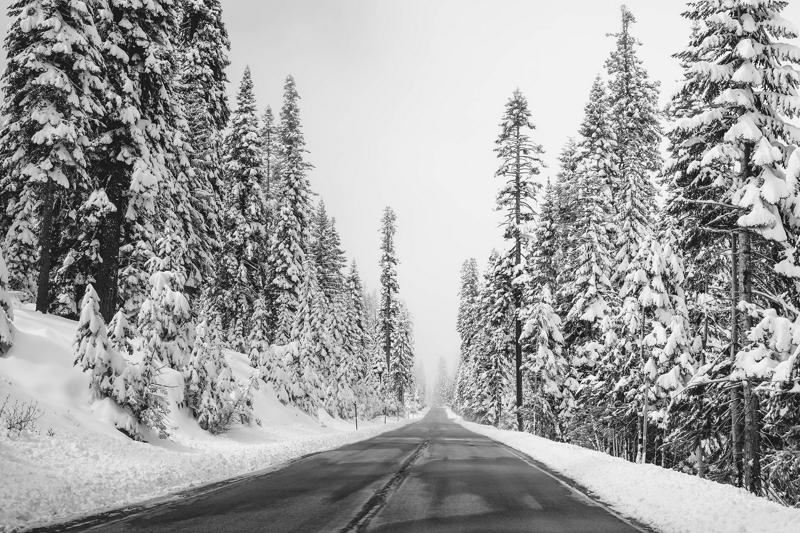
%> input picture Lab-2/Part-1_ Image Enhancement/images/image2.jpg, 800 x 533 px
$ octave visualize_gradients.m   (GNU Octave 9; MATLAB toolbox functions it lacks are replaced by stand-ins)
%> lines starting %> are read from the running program, lines starting %| are printed output that depends on the picture
### Lab-2/Part-1_ Image Enhancement/compute_gradient.m
function [Gx, Gy, im_magnitude,im_direction] = compute_gradient(image)
    % convert the given image to double
    image = im2double(image);

    % create the matrixes for the x and y gradient
	Gx_filter = [1 0 -1 ; 2 0 -2 ; 1 0 -1];
    Gy_filter = [1 2 1 ; 0 0 0 ; -1 -2 -1];

    % apply the x- and y-filters on the image
    Gx = imfilter(image, Gx_filter);
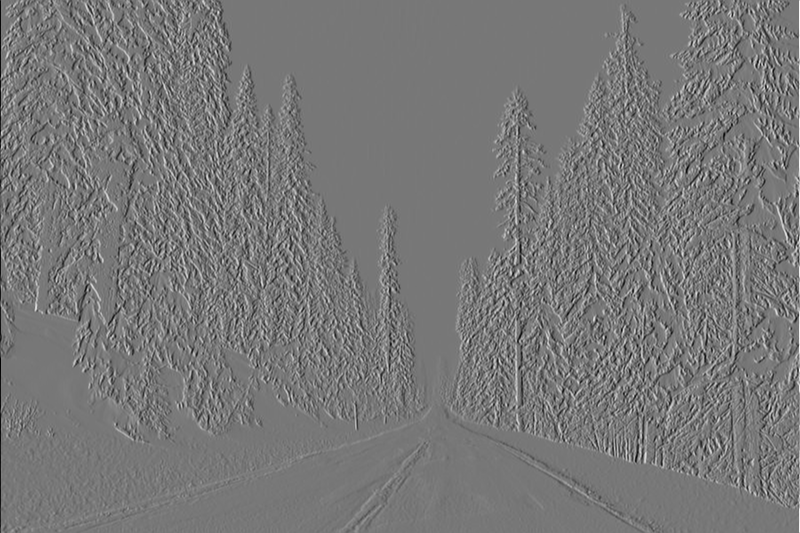
%> Gx: size 533x800 double; min -3.44, max 3.87, mean -9.19e-05; drawn with min black and max white
    Gy = imfilter(image, Gy_filter);
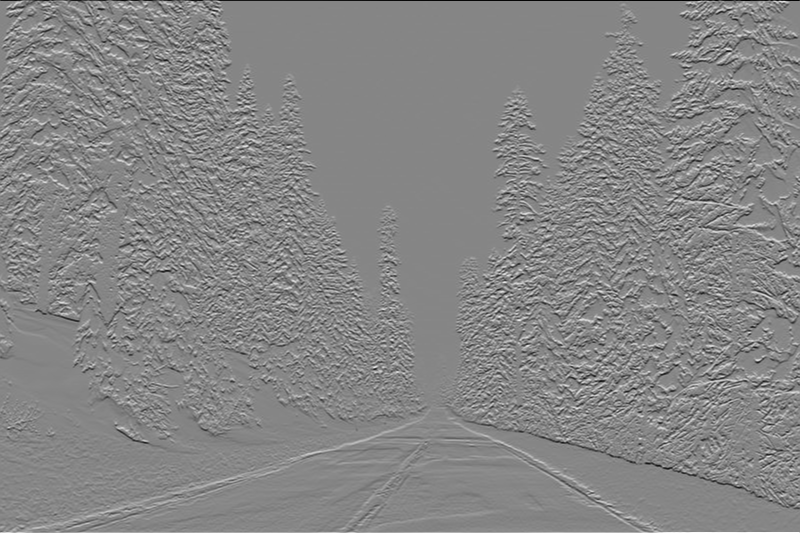
%> Gy: size 533x800 double; min -3.85, max 3.48, mean 0.00305; drawn with min black and max white

    % compute the square of the gradient images
    Gx_squared = Gx.^2;
    Gy_squared = Gy.^2;
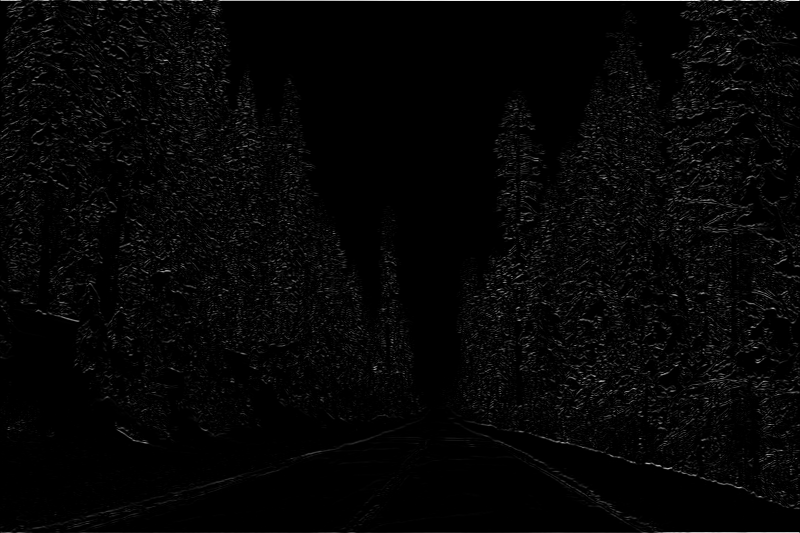
%> Gy_squared: size 533x800 double; min 0, max 14.83, mean 0.353; drawn with min black and max white

    % calculate the magnitude and direction of the gradient
    im_magnitude = sqrt(Gx_squared + Gy_squared);
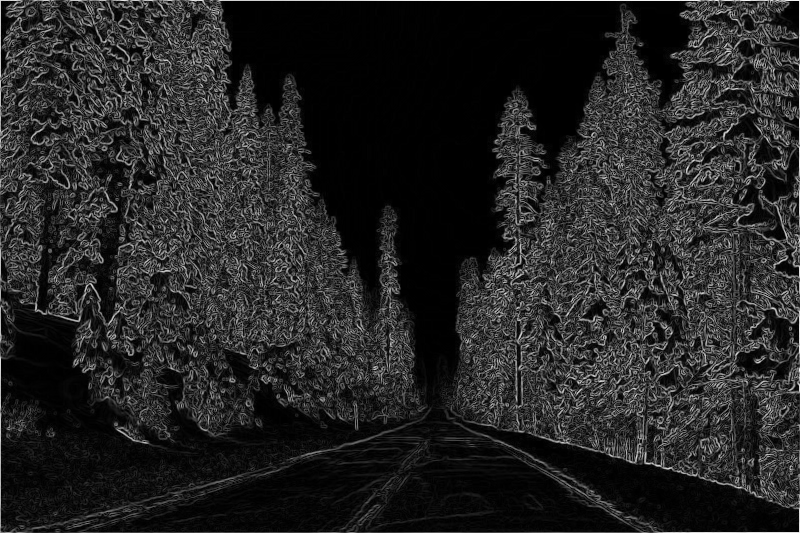
%> im_magnitude: size 533x800 double; min 0, max 3.93, mean 0.579; drawn with min black and max white
    im_direction = atan(Gy ./ Gx);
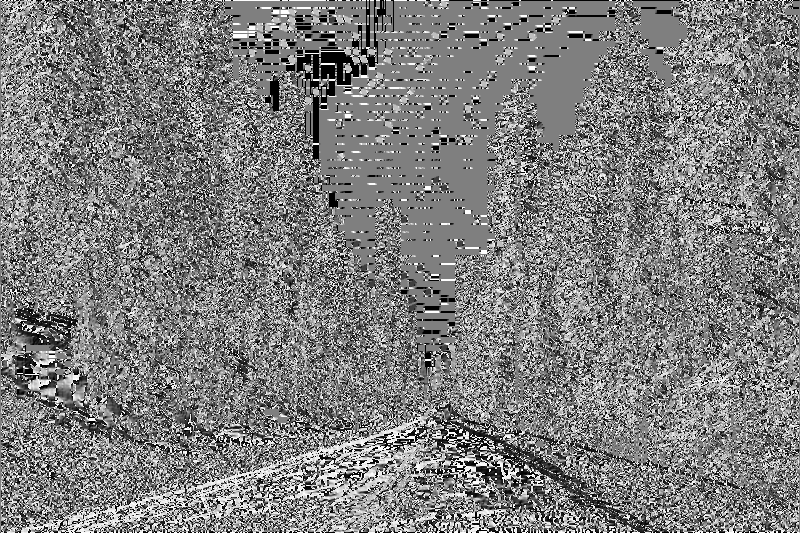
%> im_direction: size 533x800 double; 0.58% of the values are NaN or infinite; the others: min -1.57, max 1.57, mean -0.00322; drawn with min black, max white, NaN and infinite black
end

### Lab-2/Part-1_ Image Enhancement/visualize_gradients.m
close all
%% helper function to use when visualizing the Sabor gradient elements

% load image and use the compute_gradient function to compute the Sabor
% gradient elements
road_image = im2double(imread('images/image2.jpg'));
[road_x, road_y, magn, dir] = compute_gradient(road_image);

% plot the different gradient elements in the same figure.
figure;
subplot(2,2,1)
imshow(road_x);
title('gradient x-direction');
subplot(2,2,2)
imshow(road_y);
title('gradient y-direction');
subplot(2,2,3)
imshow(magn);
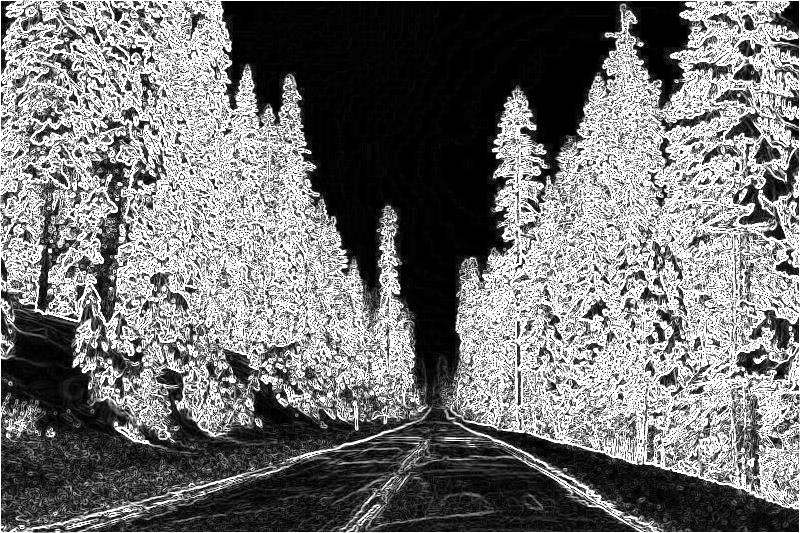
%> displayed picture: size 533x800, on the screen's scale of 0 to 255; min 0, max 255, mean 116.8
title('gradient magnitude');
subplot(2,2,4)
imshow(dir);
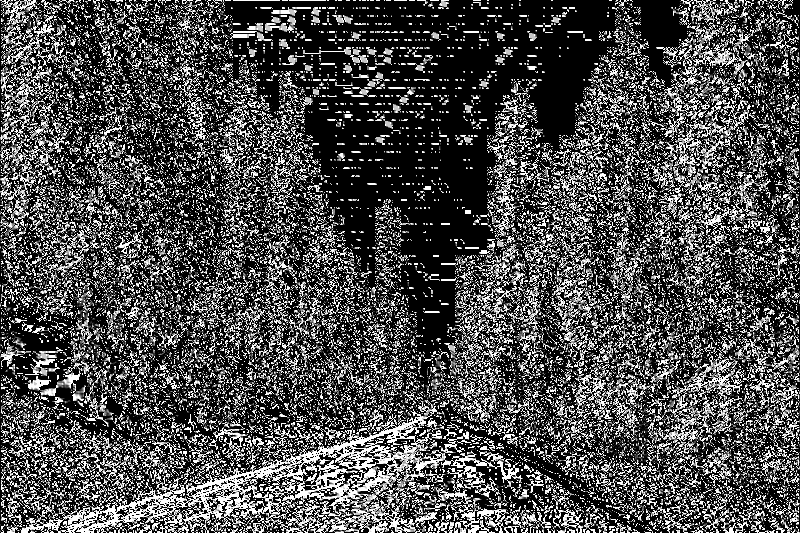
%> displayed picture: size 533x800, on the screen's scale of 0 to 255; min 0, max 255, mean 77.3
title('gradient direction');

$ run again, with Lab-2/Part-1_ Image Enhancement/images/image1.jpg copied over Lab-2/Part-1_ Image Enhancement/images/image2.jpg
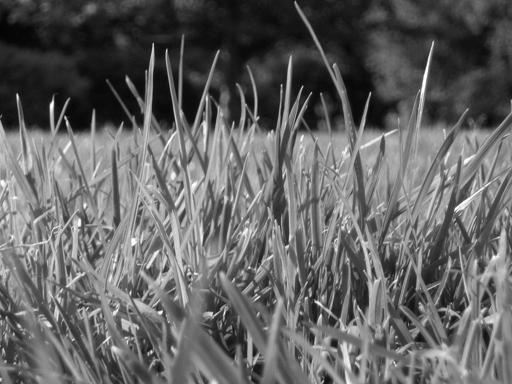
%> input picture Lab-2/Part-1_ Image Enhancement/images/image1.jpg, 512 x 384 px
%> in compute_gradient, `im_direction = atan(Gy ./ Gx);`:
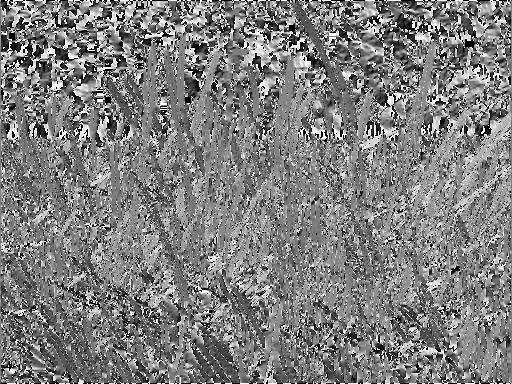
%> im_direction: size 384x512 double; 0.14% of the values are NaN or infinite; the others: min -1.57, max 1.57, mean -0.00343; drawn with min black, max white, NaN and infinite black
%> `imshow(dir);`:
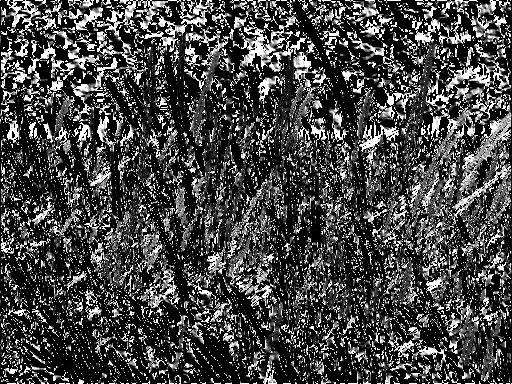
%> displayed picture: size 384x512, on the screen's scale of 0 to 255; min 0, max 255, mean 69.3
